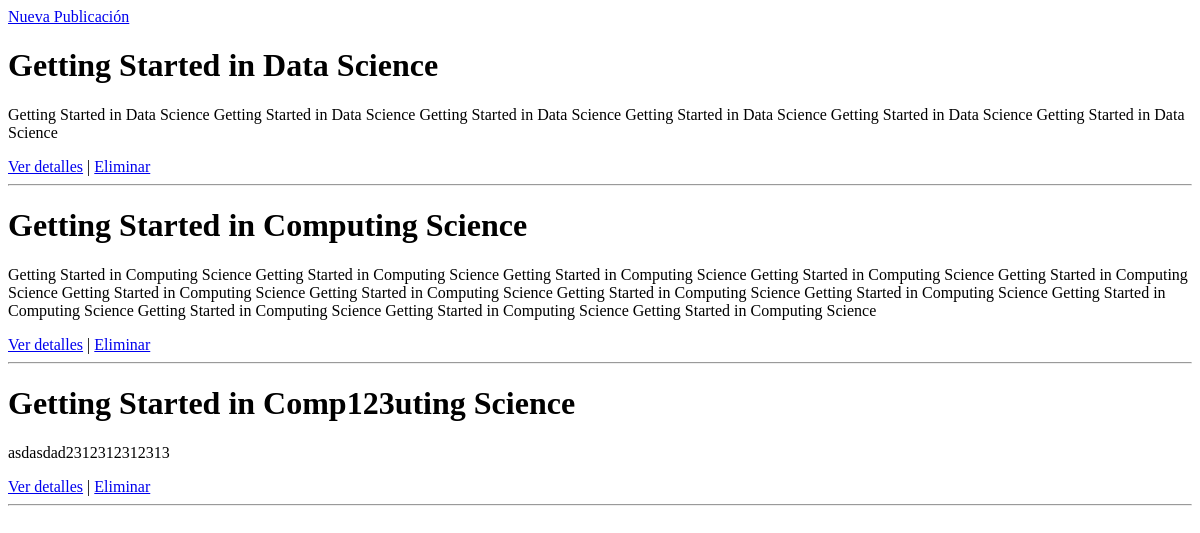
The app's page /posts/, older data.
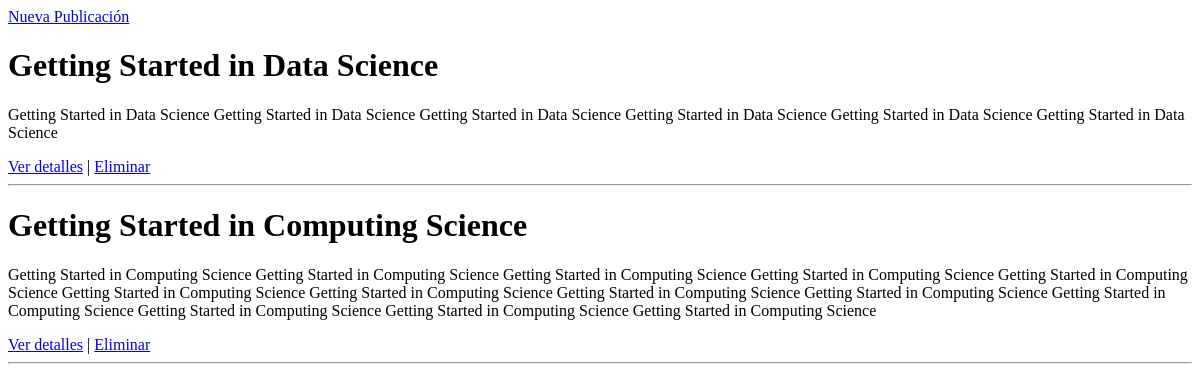
The same page, newer data.
### apps/posts/models.py (models this page shows, shortened)
class Post(models.Model):
    title = models.CharField(max_length=100)
    short_description = models.TextField()
    image = models.ImageField()
    content = models.TextField()
    created_at = models.DateTimeField(auto_now=True, editable=False)
    updated_at = models.DateTimeField(auto_now_add=True, editable=False)
    author = models.ForeignKey(get_user_model(), null=True, on_delete=models.SET_NULL)
    category = models.ForeignKey(Category, null=True, on_delete=models.SET_NULL)
    tags = models.ManyToManyField(Tag)
    def get_absolute_url(self):
        return reverse('posts:view', args=[self.pk])
    def get_delete_url(self):
        return reverse('posts:delete', args=[self.pk])

### apps/posts/views.py (the view)
# urls.py: path('', PostListView.as_view(), name = 'index'),
class PostListView(ListView):
    model = Post
    template_name = 'posts/post_list.html'
    context_object_name = 'posts'

### templates/posts/post_list.html
<a href="{% url 'posts:create' %}">Nueva Publicación</a>
{% for post in posts %}
<h1>{{post.title}}</h1>
<p>{{post.short_description}}</p>
<a href="{{post.get_absolute_url}}">Ver detalles</a> |
<a href="{{post.get_delete_url}}">Eliminar</a>
<hr>
{% empty %}
<h1>No hay articulos para mostrar</h1>
{% endfor %}

Row changes from the older to the newer data that the page shows:
removed Post: title "Getting Started in Comp123uting Science", short_description "asdasdad2312312312313"
